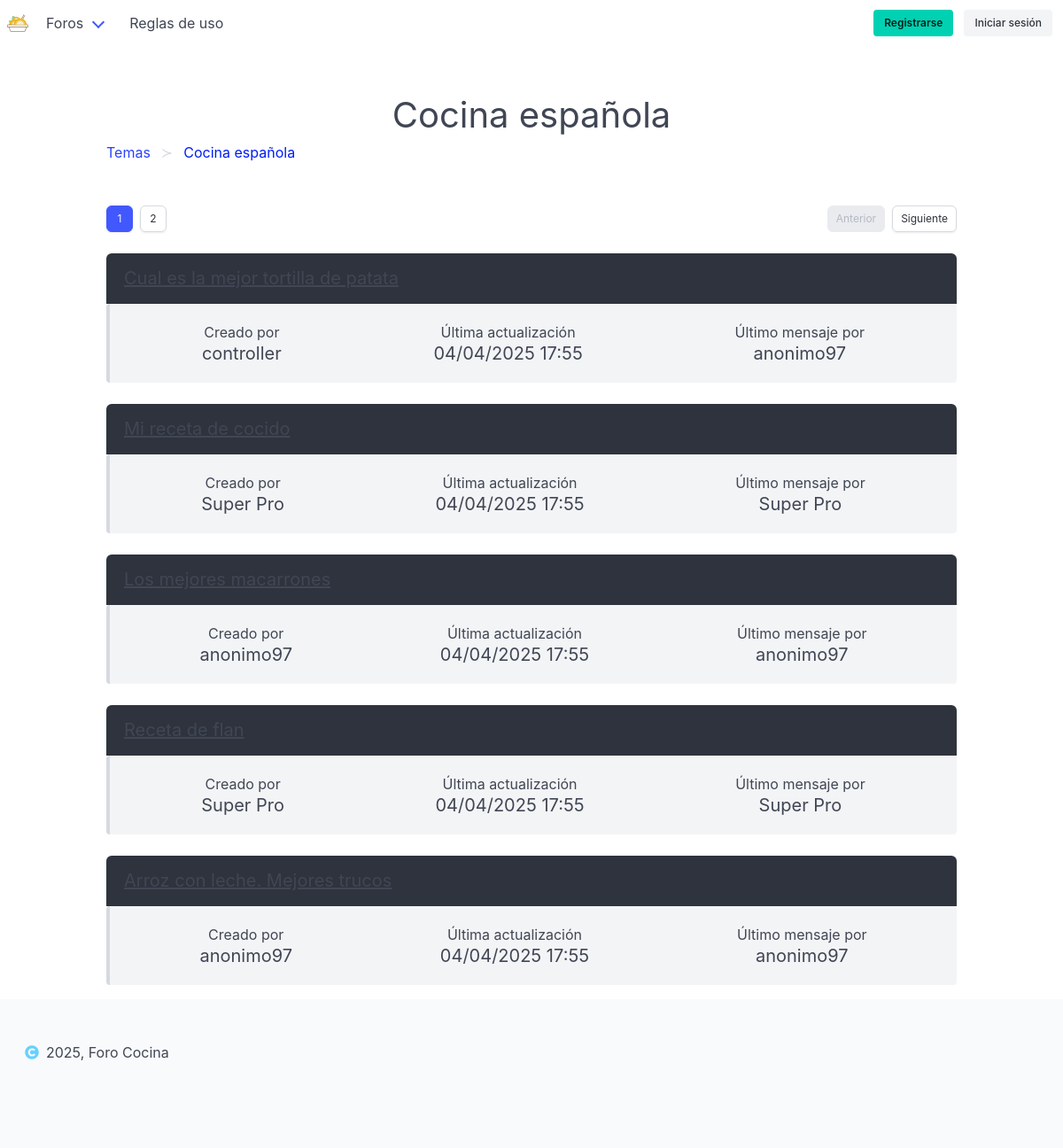
The page /view/thread.php?pag=0&id-theme=1 on the database its author committed.
### tables this page shows
CREATE TABLE `theme` (
  `id` int(11) NOT NULL,
  `name` varchar(50) NOT NULL,
  `created_at` timestamp NOT NULL DEFAULT current_timestamp(),
  `description` varchar(200) DEFAULT NULL,
  `banner` varchar(100) DEFAULT 'banner_default.png'
);

CREATE TABLE `thread` (
  `id` int(11) NOT NULL,
  `theme_id` int(11) NOT NULL,
  `title` varchar(50) NOT NULL,
  `status` varchar(20) NOT NULL,
  `created_at` timestamp NOT NULL DEFAULT current_timestamp(),
  `updated_at` timestamp NOT NULL DEFAULT current_timestamp(),
  `created_by` varchar(50) DEFAULT NULL,
  `last_updater` varchar(50) DEFAULT NULL
);

CREATE TABLE `user` (
  `username` varchar(20) NOT NULL,
  `name` varchar(30) NOT NULL,
  `surname` varchar(30) NOT NULL,
  `email` varchar(50) NOT NULL,
  `password` varchar(70) NOT NULL,
  `role` varchar(10) NOT NULL,
  `image_name` varchar(100) DEFAULT NULL,
  `verified` tinyint(1) DEFAULT 0,
  `verification_token` char(64) DEFAULT NULL,
  `verification_expires` datetime DEFAULT NULL,
  `reset_token` char(100) DEFAULT NULL,
  `reset_token_expires` datetime DEFAULT NULL
);

### config/Database.php (called while the page is built, shortened)
<?php
class Database
{
    private static PDO $connection;
    public static function connect(): PDO
    {
        if (!isset(self::$connection)) {
            try {
                self::$connection = new PDO("mysql:host=" . DB_HOST, DB_USER, DB_PASS, [
                    PDO::ATTR_ERRMODE => PDO::ERRMODE_EXCEPTION,
                    PDO::ATTR_DEFAULT_FETCH_MODE => PDO::FETCH_ASSOC
                ]);
                self::$connection->exec(CREATE_DATABASE);
                self::$connection->exec("USE " . DB_NAME);
            } catch (PDOException $e) {
                throw new Exception("Error to connect to DB: " . $e->getMessage());
            }
        }
        return self::$connection;
    }
}

### controller/ThemeController.php (called while the page is built, shortened)
<?php
require_once __DIR__ . "/../model/ThemeModel.php";
class ThemeController
{
    public static function getTheme(int $id): array
    {
        $themeModel = new ThemeModel();
        return $themeModel->getTheme($id);
    }
}

### model/ThemeModel.php (called while the page is built, shortened)
<?php
require_once __DIR__ . "/../config/Database.php";
class ThemeModel
{
    private PDO $db;
    public function __construct()
    {
        $this->db = Database::connect();
    }
    public function getTheme(int $id)
    {
        try{
            $stmt = $this->db->prepare(GET_THEME_BY_ID);
            $stmt->execute([":id" => $id]);
            $theme = $stmt->fetch(PDO::FETCH_ASSOC);
            if($theme) return $theme;
            return [];
        }catch (PDOException $e){
            logError($e->getMessage());
            return [];
        }
    }
}

### controller/ThreadController.php (called while the page is built, shortened)
<?php
require_once __DIR__ . "/../model/ThreadModel.php";
class ThreadController
{
    public static function getThreadsByTheme(int $theme_id, int $limit, int $offset): array
    {
        $threadModel = new ThreadModel();
        return $threadModel->getThreadsByTheme($theme_id, $limit, $offset);
    }
}

### model/ThreadModel.php (called while the page is built, shortened)
<?php
require_once __DIR__ . "/../config/Database.php";
class ThreadModel
{
    private PDO $db;
    public function __construct()
    {
        $this->db = Database::connect();
    }
    public function getThreadsByTheme(int $theme_id, int $limit, int $offset): array
    {
        try{
            $stmt = $this->db->prepare(GET_THREAD_BY_THEME);
            $stmt->execute([":theme_id" => $theme_id]);
            $threads = $stmt->fetchAll(PDO::FETCH_ASSOC);
            $response['count'] = $stmt->rowCount();
            $response['threads'] = array();
            $end = min($offset + $limit, count($threads));
            for($i = $offset; $i < $end; $i++){
                $thread = $threads[$i];
                $response['threads'][] = $thread;
            }
            return $response;
        }catch(PDOException $e){
            logError($e->getMessage());
            return ["count" => 0, "threads" => []];
        }
    }
}

### view/thread.php (the view, shortened to what this page needs)
<?php
require_once __DIR__ . "/../controller/ThreadController.php";
require_once __DIR__ . "/../controller/ThemeController.php";
$theme_id = (int) $_GET['id-theme'] ?? null;
$FORMAT_DATE = "d/m/Y H:i";
$LIMIT = 5;
$page = (int) $_GET['pag'] ?? 0;
$response = ThreadController::getThreadsByTheme($theme_id, $LIMIT, $page * $LIMIT);
$total_registers = (int) $response['count'] ?? 0;
$last_page = ceil($total_registers / $LIMIT);
$threads = $response['threads'] ?? [];
$themes = $_SESSION['themes'] ?? [];
if(empty($themes) || !$theme_actual) {
    $theme_actual = ThemeController::getTheme($theme_id);
}
$name_theme = $theme_actual['name'] ?? '';
$bc_theme = ["theme_id" => $theme_id, "name" => $name_theme];
?>
<!DOCTYPE html>
<html lang="en">
<head>
    <link rel="stylesheet" href="../css/index.css">
</head>
<body>
    <header>
        <?php require_once __DIR__ . "/../components/nav_bar.php"; ?>
    </header>
    <div class="container mb-6 mt-6">
        <p class="has-text-centered is-size-2 mt-2"><?= $name_theme?></p>
        <nav class="breadcrumb has-succeeds-separator" aria-label="breadcrumbs">
            <ul>
                <li><a href="theme.php">Temas</a></li>
                <li class="is-active"><a aria-current="page"><?= $bc_theme['name']?></a></li>
            </ul>
        </nav>
    </div>
    <main class="container">
        <nav class="pagination is-small" role="navigation" aria-label="pagination">
            <?php if($page != 0){?>
                <a href="thread.php?pag=<?= $page - 1 ?>&id-theme=<?= $theme_id ?>"
                   class="pagination-previous">Anterior</a>
            <?php }else {?>
                <button class="pagination-previous" disabled>Anterior</button>
            <?php } ?>
            <?php if(($page + 1) != $last_page){?>
                <a href="thread.php?pag=<?= $page + 1 ?>&id-theme=<?= $theme_id ?>"
                   class="pagination-next">Siguiente</a>
            <?php }else {?>
                <button class="pagination-previous" disabled>Siguiente</button>
            <?php } ?>
            <ul class="pagination-list">
                <li>
                    <a <?= $page != 0 ? 'href="thread.php?pag=0&id-theme=' . $theme_id. '"' : ''?>
                       class="pagination-link <?= $page == 0 ? 'is-current' : ''?>" aria-label="Ir a página 1">1
                    </a>
                </li>
                <?php if($last_page > 1 ){ ?>
                    <li>
                        <a <?= $page + 1 != $last_page ? 'href="thread.php?pag='. ($last_page - 1) . '&id-theme=' . $theme_id. '"' : ''?>
                           class="pagination-link <?= $page + 1 == $last_page ? 'is-current' : ''?>"
                           aria-label="Ir a página "<?= $last_page ?>><?= $last_page ?>
                        </a>
                    </li>
                <?php } ?>
            </ul>
        </nav>
        <?php foreach ($threads as $thread){ ?>
            <article class="message">
                <a href="sub_thread.php?pag=0&id-thread=<?= $thread['id'] ?>">
                    <div class="message-header">
                        <p class="subtitle is-5"><?= ucfirst($thread['title']) ?></p>
                    </div>
                </a>
                <div class="message-body">
                    <section class="level">
                        <div class="level-item has-text-centered">
                            <div>
                                <p class="heading">Creado por</p>
                                <p class="subtitle is-5"><?= $thread['author'] ?? 'Anónimo'?></p>
                            </div>
                        </div>
                        <div class="level-item has-text-centered">
                            <div>
                                <p class="heading">Última actualización</p>
                                <p class="subtitle is-5">
                                    <?= date_format(date_create($thread['updated_at']), $FORMAT_DATE) ?>
                                </p>
                            </div>
                        </div>
                        <div class="level-item has-text-centered">
                            <div>
                                <p class="heading">Último mensaje por</p>
                                <p class="subtitle is-5"><?= $thread['updater'] ?? 'Anónimo' ?></p>
                            </div>
                        </div>
                    </section>
                </div>
            </article>
        <?php } ?>
    </main>
    <?php require_once __DIR__ . "/../components/footer.php"?>
</body>
</html>

### rows shown on the page
theme: name "Cocina española"
thread: title "Cual es la mejor tortilla de patata", created_by.username "controller", updated_at "04/04/2025 17:55", last_updater.username "anonimo97"
thread: title "Mi receta de cocido", created_by.username "Super Pro", updated_at "04/04/2025 17:55"
thread: title "Los mejores macarrones", created_by.username "anonimo97", updated_at "04/04/2025 17:55"
thread: title "Receta de flan", created_by.username "Super Pro", updated_at "04/04/2025 17:55"
thread: title "Arroz con leche. Mejores trucos", created_by.username "anonimo97", updated_at "04/04/2025 17:55"

### other values the page prints
$last_page "2"
